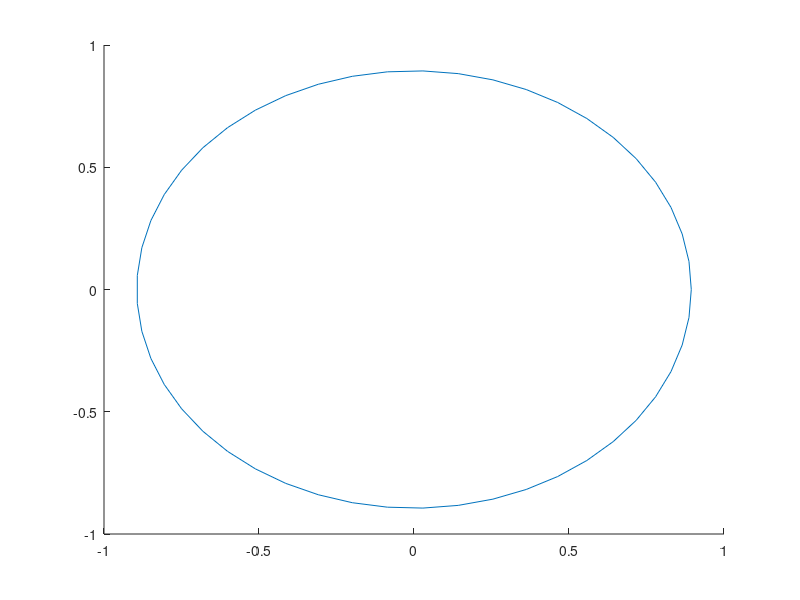

The MATLAB source for this figure: (Note: this script raises an error after producing the figure.)
% OUTPUT: calculate the EOCs for 1 time step of the curve shortening flow

% Set up fixed surface parameters
xHandle=@(x)(cos(2*pi*x));
yHandle=@(x)(sin(2*pi*x));
degree=2;
N=[11 21 31 41];
T=1.0;
errors=zeros(1,numel(N));
EOCs=zeros(1, numel(N)-1);

t=0.1;
hold on;
sp=linspace(0,1,50);
xActual=sqrt(1-2*t)*cos(2*pi*sp);
yActual=sqrt(1-2*t)*sin(2*pi*sp);
plot(xActual, yActual);

for i=1:numel(N)
    
    % Set up time step etc.
    h=1/N(i);
    %delta=h*h;
    delta=h*h*h;
    sp=linspace(0, 1, N(i));
    
    %Number of steps to get to time t
    steps=floor(t/delta);
    
    %DEBUG
    fprintf(mat2str(sp));
    fprintf('\n');
    %END DEBUG
    
    
    
    crv=periodicCurveInterpolate(N(i), degree, xHandle, yHandle);
    geometry=geo_load(crv);
    knots=geometry.perbspline.knots;
    
    % Create mesh
    [qn, qw] = msh_set_quad_nodes(knots, msh_gauss_nodes(crv.order));
    msh=msh_cartesian(knots, qn, qw, geometry);
    
    % Create discrete space of periodic basis splines
    space=sp_perbsp(geometry.perbspline, msh);
    
    % Calculate the matrices
    M = op_u_v_tp(space, space, msh); %mu = 1
    M=M(1:N(i), 1:N(i));
    A = op_gradu_gradv_tp(space, space, msh); %epsilon = 1
    A=A(1:N(i), 1:N(i));
    mat = (1/delta)*(M)+A;
    
    prevxCoefs=crv.coefs(1,:);
    prevyCoefs=crv.coefs(2,:);
    newxCoefs=zeros(N(i), steps);
    newyCoefs=zeros(N(i), steps);
    
    for j=1:steps
        rhs1=(1/delta)*M*prevxCoefs' + 0; %+0 for no forcing term
        rhs2=(1/delta)*M*prevyCoefs' + 0;
        
        newxCoefs(:,j)=mat\rhs1;
        newyCoefs(:,j)=mat\rhs2;
        
        prevxCoefs=newxCoefs(:,j)';
        prevyCoefs=newyCoefs(:,j)';
        
        % Update M and A on new space
        coefs=[newxCoefs(:,j)'; newyCoefs(:,j)'];
        geometry=geo_load(perbspmak(coefs, knots));
        
        % Create mesh
        [qn, qw] = msh_set_quad_nodes(knots, msh_gauss_nodes(crv.order));
        msh=msh_cartesian(knots, qn, qw, geometry);
        
        % Create discrete space of periodic basis splines
        space=sp_perbsp(geometry.perbspline, msh);
        
        % Calculate the matrices
        M = op_u_v_tp(space, space, msh); %mu = 1
        M=M(1:N(i), 1:N(i));
        A = op_gradu_gradv_tp(space, space, msh); %epsilon = 1
        A=A(1:N(i), 1:N(i));
        mat = (1/delta)*(M)+A;
    end
      
    results=[newxCoefs(:,steps)'; newyCoefs(:,steps)'];
    
    % Compare radii
    solutionHandle=@(x)(sqrt(1-2*t));
    approxHandle=@(x)(norm(periodicSplineCurveEval(knots, x, degree, results)));
    errors(i)=maxDiff(solutionHandle, approxHandle, sp);
    perbspplot(perbspmak(results, knots), 40);
    
end

% Calculate the EOCs
for i=1:numel(EOCs)
    numerator=log(errors(i)/errors(i+1));
    %numerator=log(errors(i+1)/errors(i));
    denominator=log((1/N(i))/(1/N(i+1)));
    %denominator=log((1/N(i+1))/(1/N(i)));
    EOCs(i)=numerator/denominator;
end

